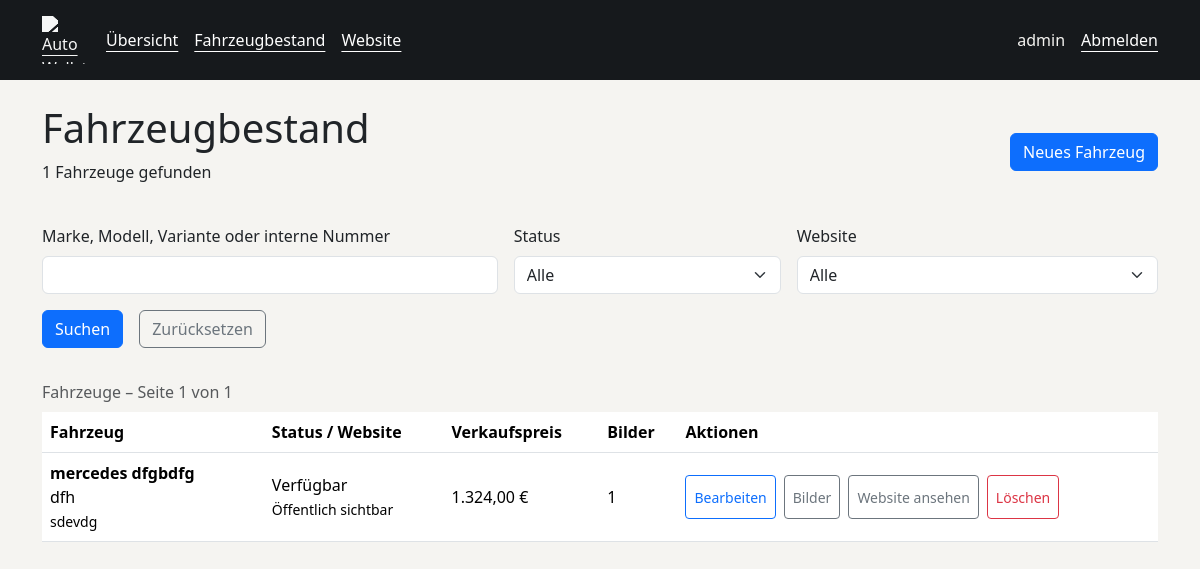
Page /verwaltung/fahrzeuge/ (signed in) on the earlier database version.
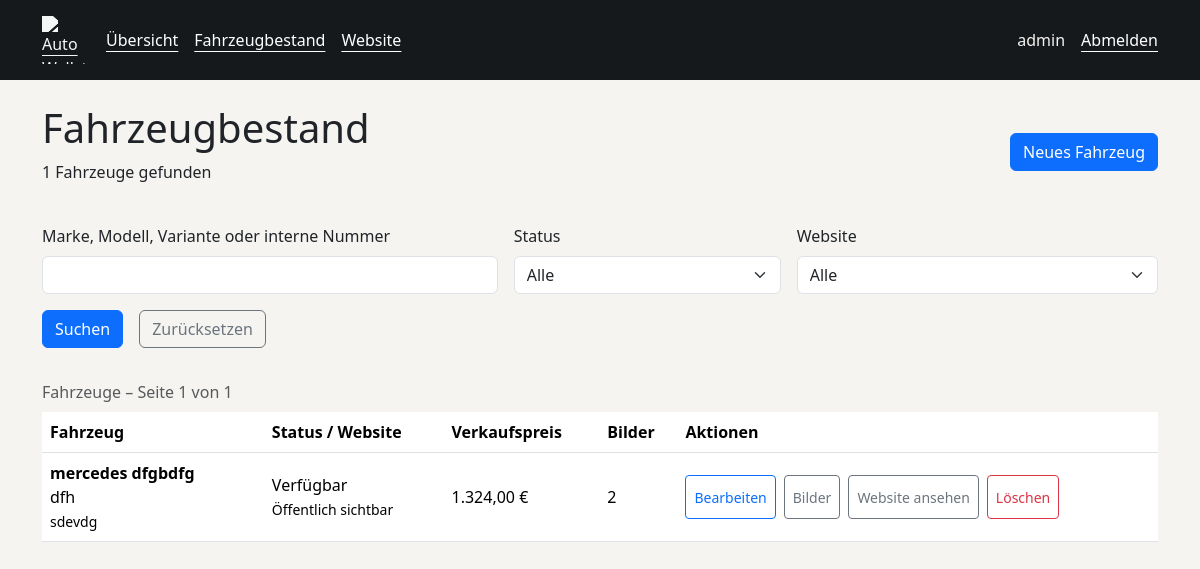
Same page on the later database version.
### vehicles/models.py (models this page shows, shortened)
class Vehicle(models.Model):
    internal_number = models.CharField(max_length=50, unique=True, verbose_name="Interne Fahrzeugnummer")
    brand = models.CharField(max_length=100, verbose_name="Marke")
    model = models.CharField(max_length=120, verbose_name="Modell")
    variant = models.CharField(max_length=150, blank=True, verbose_name="Variante / Modellbezeichnung")
    vehicle_type = models.CharField(max_length=80, verbose_name="Fahrzeugtyp")
    first_registration = models.DateField(verbose_name="Erstzulassung")
    year = models.PositiveIntegerField(verbose_name="Baujahr")
    mileage = models.PositiveIntegerField(verbose_name="Kilometerstand")
    fuel_type = models.CharField(max_length=60, verbose_name="Kraftstoffart")
    transmission = models.CharField(max_length=50, verbose_name="Getriebe")
    power_kw = models.PositiveIntegerField(verbose_name="Leistung kW")
    power_ps = models.PositiveIntegerField(verbose_name="Leistung PS")
    engine_capacity = models.PositiveIntegerField(verbose_name="Hubraum")
    doors = models.PositiveIntegerField(verbose_name="Anzahl Türen")
    seats = models.PositiveIntegerField(verbose_name="Anzahl Sitzplätze")
    exterior_color = models.CharField(max_length=80, verbose_name="Außenfarbe")
    interior_equipment = models.CharField(max_length=200, blank=True, verbose_name="Innenausstattung")
    vin = models.CharField(max_length=50, blank=True, verbose_name="FIN / Fahrgestellnummer")
    previous_owners = models.PositiveIntegerField(default=0, verbose_name="Anzahl Vorbesitzer")
    hu_valid_until = models.DateField(blank=True, null=True, verbose_name="HU gültig bis")
    purchase_price = models.DecimalField(max_digits=12, decimal_places=2, verbose_name="Einkaufspreis")
    sale_price = models.DecimalField(max_digits=12, decimal_places=2, verbose_name="Verkaufspreis")
    description = models.TextField(blank=True, verbose_name="Beschreibung")
    equipment = models.TextField(blank=True, verbose_name="Ausstattung")
    status = models.CharField(
        max_length=30,
        choices=VehicleStatus.choices,
        default=VehicleStatus.IN_PREPARATION,
        verbose_name="Status",
    )
    is_published = models.BooleanField(default=False, verbose_name="Veröffentlicht")
    public_visible = models.BooleanField(default=False, verbose_name="Öffentlich sichtbar")
    created_at = models.DateTimeField(default=timezone.now, verbose_name="Datum der Aufnahme")
    updated_at = models.DateTimeField(auto_now=True, verbose_name="Datum der letzten Änderung")
    class Meta:
        ordering = ["-updated_at"]
        verbose_name = "Fahrzeug"
        verbose_name_plural = "Fahrzeuge"
    @property
    def is_publicly_listed(self) -> bool:
        return self.is_published and self.public_visible and self.status == VehicleStatus.AVAILABLE

### vehicles/views.py (the view)
@login_required(login_url="login")
@permission_required("vehicles.view_vehicle", raise_exception=True)
def management_vehicles(request):
    queryset = Vehicle.objects.annotate(image_count=Count("images"))
    query = request.GET.get("q", "").strip()
    status = request.GET.get("status", "")
    visibility = request.GET.get("visibility", "")
    if query:
        queryset = queryset.filter(Q(brand__icontains=query) | Q(model__icontains=query)
                                   | Q(variant__icontains=query) | Q(internal_number__icontains=query))
    if status in VehicleStatus.values:
        queryset = queryset.filter(status=status)
    else:
        status = ""
    public = Q(is_published=True, public_visible=True, status=VehicleStatus.AVAILABLE)
    if visibility == "public":
        queryset = queryset.filter(public)
    elif visibility == "hidden":
        queryset = queryset.exclude(public)
    else:
        visibility = ""
    page = Paginator(queryset.order_by("-updated_at", "-pk"), 20).get_page(request.GET.get("page"))
    parameters = request.GET.copy()
    parameters.pop("page", None)
    return render(request, "admin/vehicle_list.html", {
        "page_obj": page, "query": query, "selected_status": status,
        "visibility": visibility, "statuses": VehicleStatus.choices,
        "page_query": parameters.urlencode(),
    })

### templates/admin/vehicle_list.html (shortened to what this page needs)
{% extends "admin/base.html" %}
{% block content %}
<section class="container py-4">
    <div class="d-flex flex-wrap justify-content-between align-items-center gap-3 mb-4">
        <div><h1>Fahrzeugbestand</h1><p>{{ page_obj.paginator.count }} Fahrzeuge gefunden</p></div>
        {% if perms.vehicles.add_vehicle %}<a class="btn btn-primary" href="{% url 'vehicle_create' %}">Neues Fahrzeug</a>{% endif %}
    </div>
    <form method="get" class="row g-3 mb-4">
        <div class="col-md-5"><label class="form-label" for="stock-search">Marke, Modell, Variante oder interne Nummer</label><input class="form-control" type="search" id="stock-search" name="q" value="{{ query }}"></div>
        <div class="col-md-3"><label class="form-label" for="stock-status">Status</label><select class="form-select" id="stock-status" name="status"><option value="">Alle</option></select></div>
        <div class="col-md-4"><label class="form-label" for="stock-visibility">Website</label><select class="form-select" id="stock-visibility" name="visibility"><option value="">Alle</option></select></div>
        <div class="d-flex gap-3"><button class="btn btn-primary" type="submit">Suchen</button><a class="btn btn-outline-secondary" href="{% url 'management_vehicles' %}">Zurücksetzen</a></div>
    </form>
    <div class="table-responsive">
        <table class="table management-table">
            <caption>Fahrzeuge – Seite {{ page_obj.number }} von {{ page_obj.paginator.num_pages }}</caption>
            <thead><tr><th scope="col">Fahrzeug</th><th scope="col">Status / Website</th><th scope="col">Verkaufspreis</th><th scope="col">Bilder</th><th scope="col">Aktionen</th></tr></thead>
            <tbody>{% for vehicle in page_obj %}<tr>
                <td><strong>{{ vehicle.brand }} {{ vehicle.model }}</strong><br>{{ vehicle.variant }}<br><small>{{ vehicle.internal_number }}</small></td>
                <td>{{ vehicle.get_status_display }}<br><small>{% if vehicle.is_publicly_listed %}Öffentlich sichtbar{% else %}Nicht öffentlich{% endif %}</small></td>
                <td>{{ vehicle.sale_price|floatformat:'2g' }} €</td><td>{{ vehicle.image_count }}</td>
                <td><div class="management-actions">
                    {% if perms.vehicles.change_vehicle %}<a class="btn btn-sm btn-outline-primary" href="{% url 'vehicle_update' vehicle.pk %}">Bearbeiten</a><a class="btn btn-sm btn-outline-secondary" href="{% url 'vehicle_images' vehicle.pk %}">Bilder</a>{% endif %}
                    {% if vehicle.is_publicly_listed %}<a class="btn btn-sm btn-outline-secondary" href="{% url 'vehicle_detail' vehicle.pk %}">Website ansehen</a>{% endif %}
                    {% if perms.vehicles.delete_vehicle %}<a class="btn btn-sm btn-outline-danger" href="{% url 'vehicle_delete' vehicle.pk %}">Löschen</a>{% endif %}
                </div></td>
            </tr>{% empty %}<tr><td colspan="5">Keine Fahrzeuge gefunden. Passen Sie die Suche an oder legen Sie ein Fahrzeug an.</td></tr>{% endfor %}</tbody>
        </table>
    </div>
</section>
{% endblock %}

Differences in the rows shown:
changed Vehicle "mercedes": image_count "1" → "2"
